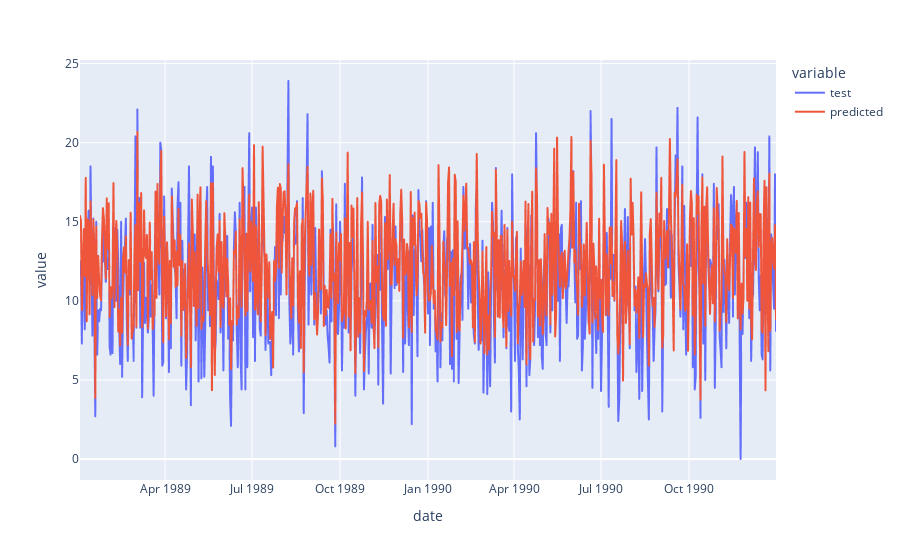

Notebook cell for this chart:
### Code cell
labels_resized = labels_test * max_temp
# plt.plot(labels_resized)
# plt.plot(predicted)

out_df = pd.DataFrame()
out_df['date'] = df['date'][-(len(labels_resized)):]
out_df['test'] = labels_resized
out_df['predicted'] = predicted
px.line(out_df, x='date', y=out_df.columns[1:])
# out_df

### Figure 1 — Plotly figure (JSON) as saved in the notebook; plotly's stock layout.template omitted (floating-point values rounded to 4 significant figures; data arrays with more than 128 entries replaced by an {"elided": "..."} marker saying what was removed)
{"data": [{"hovertemplate": "variable=test<br>date=%{x}<br>value=%{y}<extra></extra>", "legendgroup": "test", "line": {"color": "#636efa", "dash": "solid"}, "marker": {"symbol": "circle"}, "mode": "lines", "name": "test", "showlegend": true, "type": "scattergl", "x": {"elided": "729 str values"}, "xaxis": "x", "y": {"elided": "729 float values"}, "yaxis": "y"}, {"hovertemplate": "variable=predicted<br>date=%{x}<br>value=%{y}<extra></extra>", "legendgroup": "predicted", "line": {"color": "#EF553B", "dash": "solid"}, "marker": {"symbol": "circle"}, "mode": "lines", "name": "predicted", "showlegend": true, "type": "scattergl", "x": {"elided": "729 str values"}, "xaxis": "x", "y": {"elided": "729 float values"}, "yaxis": "y"}], "layout": {"legend": {"title": {"text": "variable"}, "tracegroupgap": 0}, "margin": {"t": 60}, "xaxis": {"anchor": "y", "domain": [0, 1], "title": {"text": "date"}}, "yaxis": {"anchor": "x", "domain": [0, 1], "title": {"text": "value"}}}}
